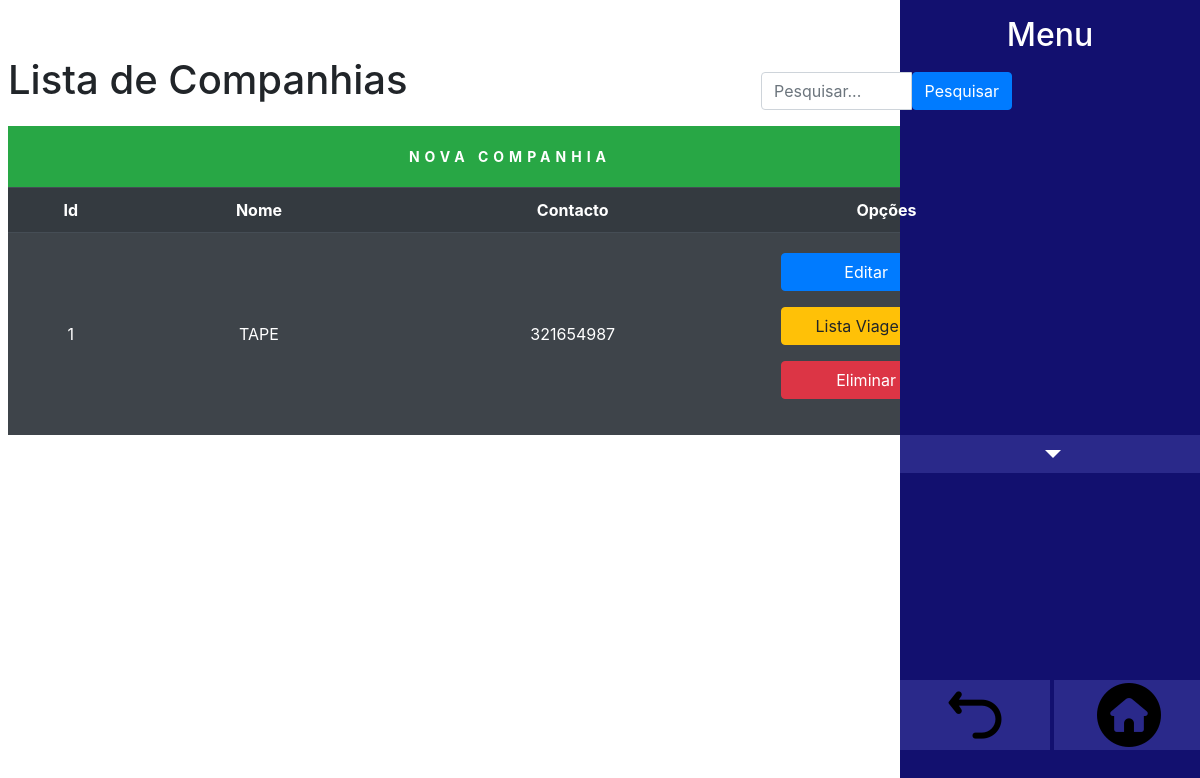
The app's page /admin/listaCompanhias.php with its own data.
### tables this page shows
CREATE TABLE `companhias` (
  `companhiaId` int NOT NULL AUTO_INCREMENT,
  `companhiaNome` varchar(255) NOT NULL,
  `companhiaTelefone` int NOT NULL,
  PRIMARY KEY (`companhiaId`)
);

### admin/listaCompanhias.php (the view, shortened to what this page needs)
<?php
include_once("../php/backOffice.php");
global $con;
if (isset($_GET['escrevo']) && !empty($_GET['escrevo'])) {
    $termoPesquisa = mysqli_real_escape_string($con, $_GET['escrevo']);
    $sql = "SELECT * FROM companhias WHERE companhiaNome LIKE '%$termoPesquisa%'";
    $result = mysqli_query($con, $sql);
} else {
    $sql = "SELECT * FROM companhias";
    $result = mysqli_query($con, $sql);
}
?>
<div class="p-2 mt-5" id="tabela">
    <h1>Lista de Companhias</h1>
    <form action="" method="GET" class="mb-3 w-25 float-right" id="pesquisa">
        <div class="input-group">
            <input type="text" class="form-control" name="escrevo" placeholder="Pesquisar..."
                value="<?php echo isset($_GET['escrevo']) ? $_GET['escrevo'] : ''; ?>">
            <button type="submit" class="btn btn-primary">Pesquisar</button>
        </div>
    </form>
    <table class="table table-dark table-striped">
        <tr>
            <td colspan="4" id="cabeca">
                <a href="novoCompanhia.php" class="btn-sm btn-success w-100" id="cabecaButton">NOVA COMPANHIA</a>
            </td>
        </tr>
        <tr>
            <th class="text-center col-12 col-sm-1 align-middle">
                Id
            </th>
            <th class="text-center col-12 col-sm-2 align-middle">
                Nome
            </th>
            <th class="text-center col-12 col-sm-1 align-middle">
                Contacto
            </th>
            <th class="text-center col-12 col-sm-2 align-middle">
                Opções
            </th>
        </tr>
        <?php
        while ($dados = mysqli_fetch_array($result)) {
            ?>
            <tr>
                <td class="text-center align-middle">
                    <?php echo $dados['companhiaId']; ?>
                </td>
                <td class="text-center align-middle">
                    <?php echo $dados['companhiaNome']; ?>
                </td>
                <td class="text-center align-middle w-25">
                    <?php echo $dados['companhiaTelefone']; ?>
                </td>
                <td class="align-middle">
                    <form method="post">
                        <div class="w-100" id="editar">
                            <button formaction="editarCompanhia.php" type="submit"
                                class="btn btn-primary w-75 m-2">Editar</button>
                        </div>
                        <div class="w-100" id="eliminar">
                            <button formaction="listaViagens.php" type="submit"
                                class="btn btn-warning w-75 m-2">Lista Viagens</button>
                        </div>
                        <div class="w-100" id="eliminar">
                            <button formaction="eliminarCompanhia.php" type="submit"
                                class="btn btn-danger w-75 m-2">Eliminar</button>
                        </div>
                    </form>
                </td>
            </tr>
            <?php
        }
        ?>
    </table>
</div>

### admin/css/indexBO.css (style rules this page uses)
#tabela { width: 85%; }
#cabecabutton { display:block; border-radius:none; text-align: center; letter-spacing: 5px; padding: 20px; font-weight: bold; border-radius: 0px; }
#cabeca { padding:0px !important; border:none; border-radius: 0px; }

### admin/css/navBar.css (style rules this page uses)
body { font-family: 'Times New Roman', Times, serif; background-color: rgb(163, 163, 163); }
a { color: white !important; text-decoration: none !important; }
:root { --roxo: #12106F; --claro: #2a298a; }
#cabeca { width: auto; margin-left: 5%; margin-right: 20%; }
#pesquisa { margin-top: -40px; }

### records on screen
companhias: companhiaId "1", companhiaNome "TAPE", companhiaTelefone "321654987"
